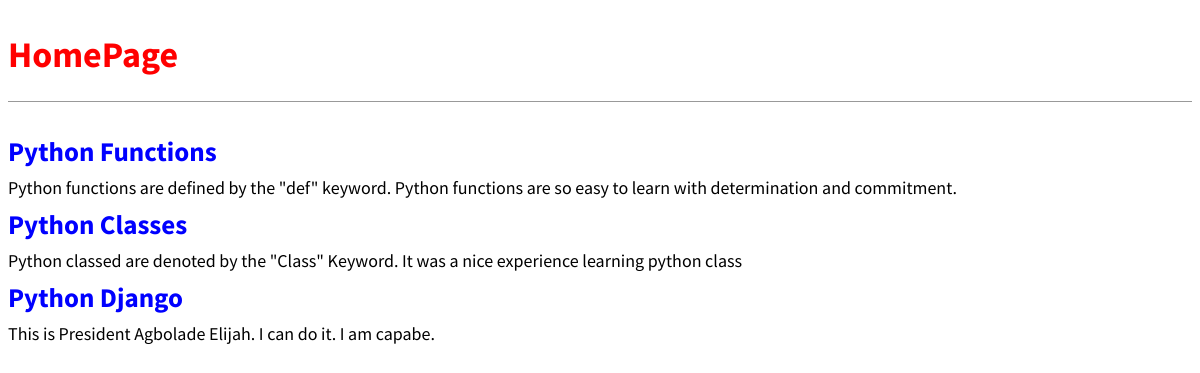
The page / on the database its author committed.
### blog/models.py (models this page shows, shortened)
class Post(models.Model):
    title = models.CharField(max_length=200)
    author = models.ForeignKey(
        'auth.User',
        on_delete=models.CASCADE,
    )
    body = models.TextField()

### blog/views.py (the view)
# urls.py: path('', BlogListView.as_view(), name='home'),
class BlogListView(ListView):
    model = Post
    template_name = 'home.html'

### templates/home.html
{% extends 'base.html' %}
{% block content %}
    {% for post in object_list %}
        <div class='post-entry'>
            <h2><a href="{% url 'post_detail' post.pk %}">{{post.title}}</a></h2>
            <p>{{post.body}}</p>
        </div>
    {% endfor %}
{% endblock content %}

### templates/base.html (shortened to what this page needs)
<!DOCTYPE html>
{% load static %}
<html lang="en">
<head>
    <link href="{% static 'css/base.css' %}" rel="stylesheet">
</head>
<body>
    <header>
        <h1>
            <a href="{% url 'home' %}">HomePage</a>
        </h1>
    </header>
    <div>
        {% block content %}
        {% endblock content %}
    </div>
</body>
</html>

### static/css/base.css (style rules this page uses)
body { font-family: 'source sans pro', sans-serif; font-size: 18px; }
header { border-bottom: 1px solid #999; margin-bottom: 2rem; display: flex; }
header h1 a { color: red; text-decoration: none; }
.post-entry h2 { margin: 0.5rem 0; }
.post-entry h2 a, .post-entry h2 a:visited { color: blue; text-decoration: none; }
.post-entry p { margin: 0; font-weight: 400; color: black; }

### rows shown on the page
Post: title "Python Functions", body "Python functions are defined by the \"def\" keyword. Python functions are so easy to learn with determination and commitment."
Post: title "Python Classes", body "Python classed are denoted by the \"Class\" Keyword. It was a nice experience learning python class"
Post: title "Python Django", body "This is President Agbolade Elijah. I can do it. I am capabe."
